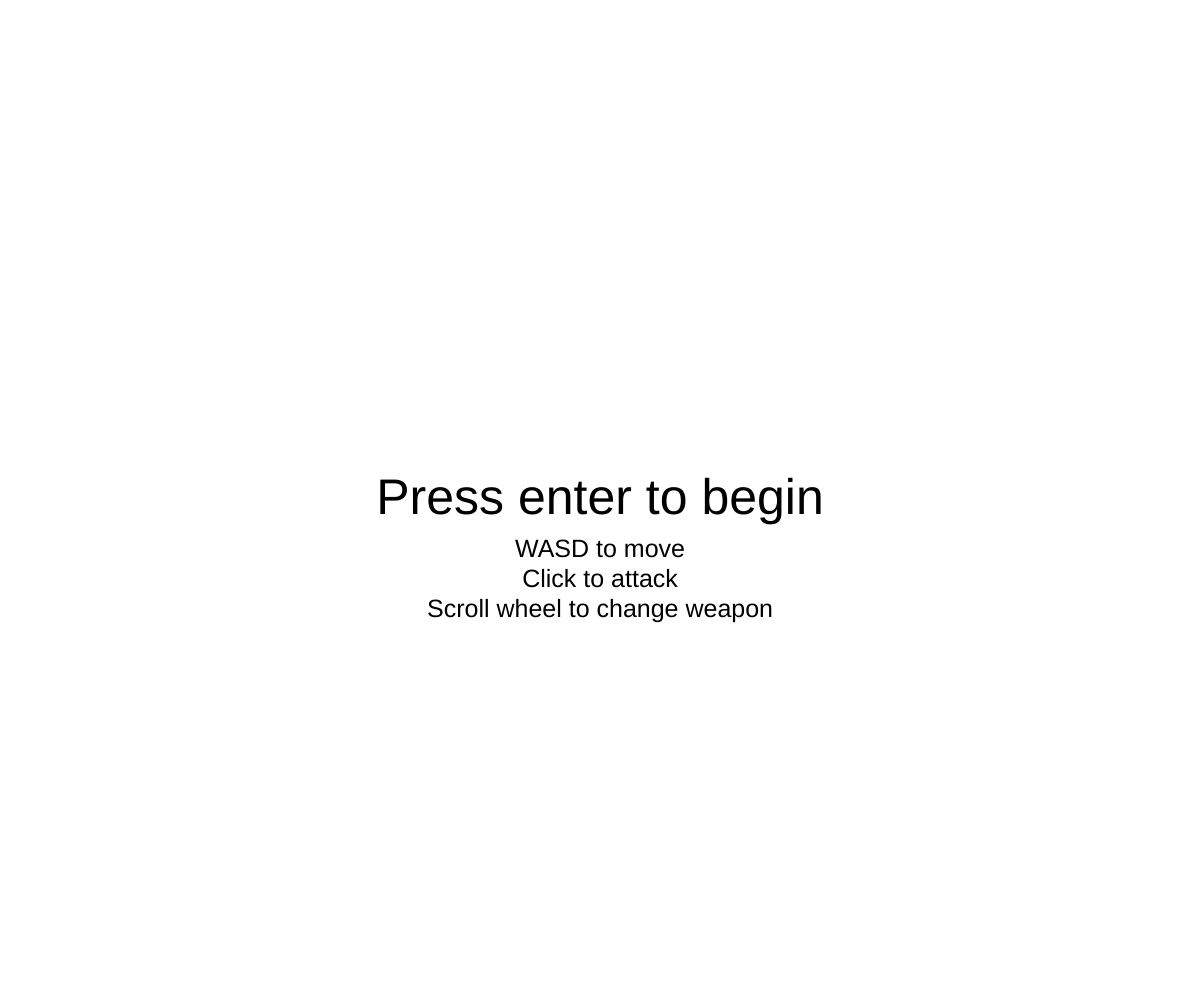
Frame 1 (no input)
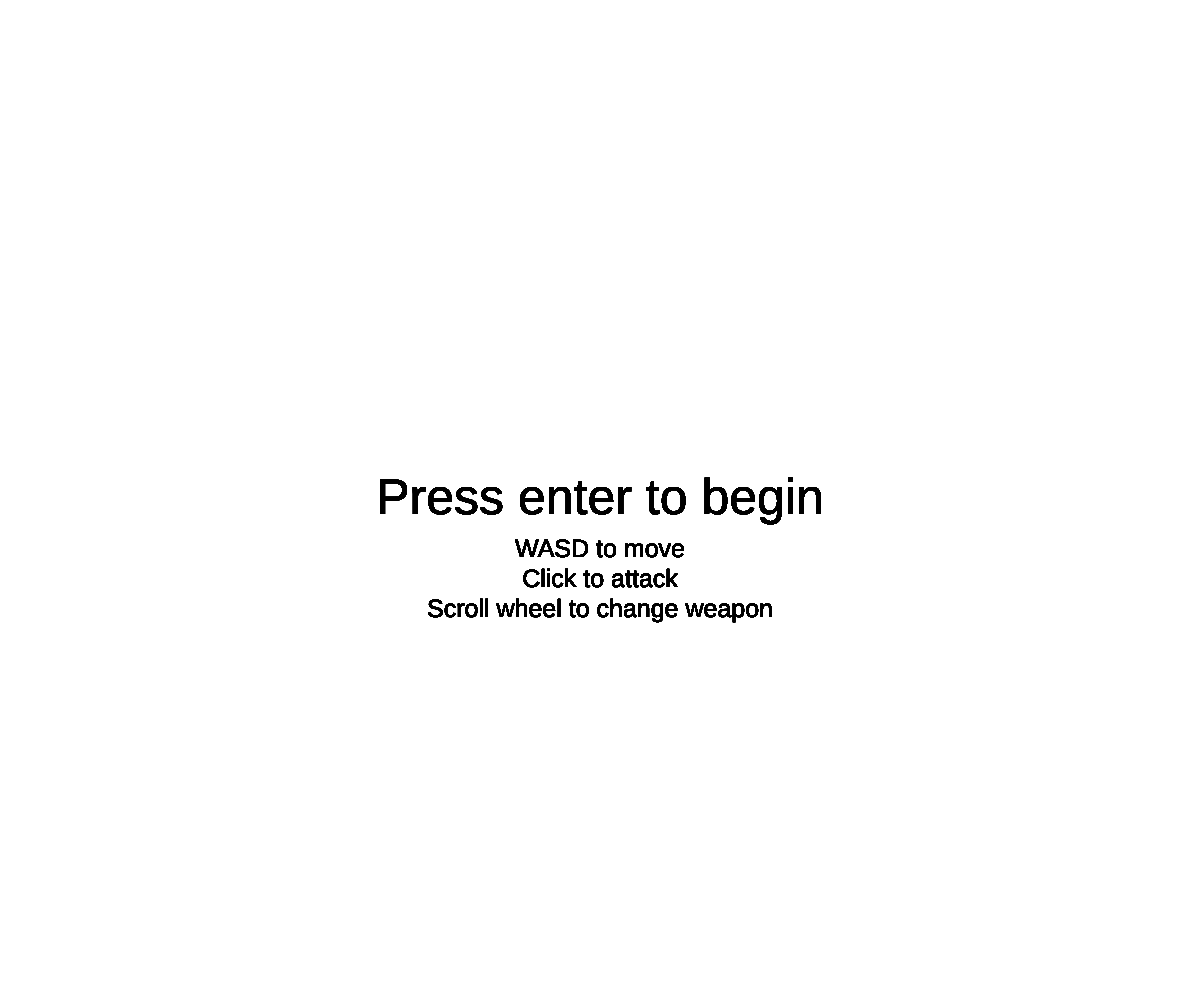
Frame 60 (no input)
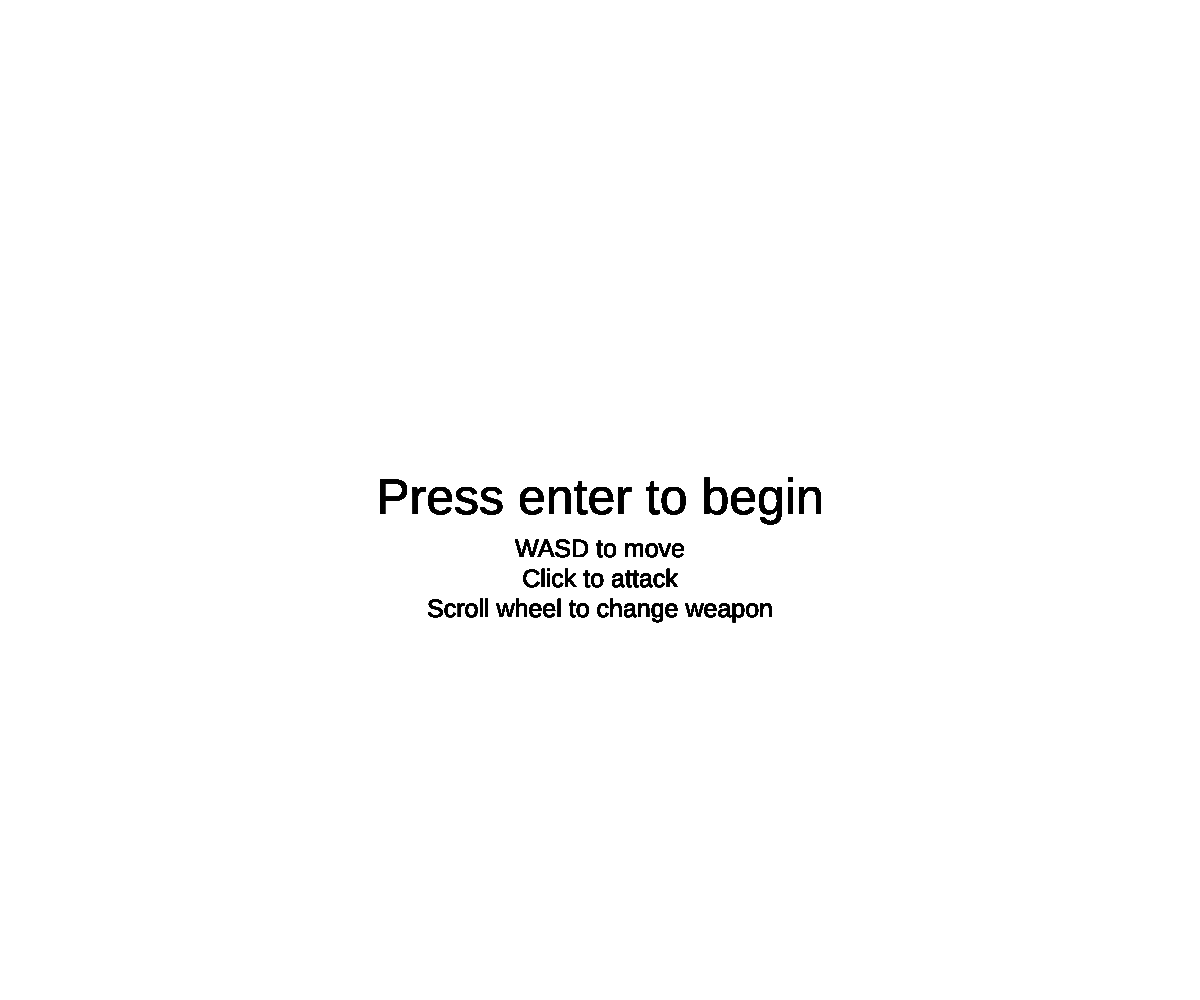
Frame 120 (the mouse pressed at the canvas centre since frame 60)

The p5.js sketch that drew these frames (run headless with seeded random() and noise() and a simulated clock; from frame 60 on, the mouse is pressed at the canvas centre):

// p5.js sketch
// ── sketch.js
// Arrays and Object Notation Assignment
// Liam Thorpe
// Oct. 8, 2024
//
// Extra for Experts:
// - describe what you did to take this project "above and beyond"


function setup() {
  createCanvas(windowWidth, windowHeight);
}

let state = "title"; 
let highscore = 0;
let charX = 50;
let charY = 50;
let charD = 50;
let enemyArray = [];
let enemyState = "";
let roundKillCount = 0;
let enemyNumber = 0;
let enemyS = 50;
let enemyLR;
let enemyUD;
let killCount = -1;
let attackSize = 50;
let speed = 5;
let enemySpeed = 2;
let weaponState = 0;
let direction = "";
let attacking = false;
let lastEnemySpawn = 0;
let lastAttack = 0;
let attackSpeed = 1;
const ATTACK_DUR = 1000;
const WEAPON_1_WAIT = 1000;
const WEAPON_2_WAIT = 2000;
const WEAPON_3_WAIT = 3000;

// Character Movement

function moveChar() {
  if ((keyIsDown(87) || keyIsDown(38))&&charY-charD/2>0) { //w / up arrow
    charY -= speed;   
  }
  if ((keyIsDown(83)||keyIsDown(40))&&charY+charD/2<height) { //s / down arrow
    charY += speed;   
  }
  if ((keyIsDown(65)||keyIsDown(37))&&charX>0) { //a / left arrow
    charX -= speed;   
  }
  if ((keyIsDown(68)||keyIsDown(39))&&charX+charD<width) { //d / right arrow
    charX += speed;   
  }
}

// Spawn enemies in a random corner

function spawnEnemies(){
  enemyLR = random();
  enemyUD = random();
  let enemy = {
    x: 0,
    y: 0,
    isLiving: true,
  };
  if (enemyLR < 0.5){
    enemy.x = 0;
  }
  else{
    enemy.x = width - enemyS; 
  }
  if (enemyUD < 0.5){
    enemy.y = 0;
  }
  else{
    enemy.y = height - enemyS; 
  }
  enemyArray.push(enemy);
}

// Enemy movement

function enemyMovement(){
  for (let enemy of enemyArray){
    if (enemy.x+enemyS/2-charX > 0){
      enemy.x-=enemySpeed;
    }
    else if (enemy.x+enemyS/2-charX<0){
      enemy.x +=enemySpeed;
    }
    if (enemy.y+enemyS/2-charY > 0){
      enemy.y-=enemySpeed;
    }
    else if (enemy.y+enemyS/2-charY < 0){
      enemy.y+=enemySpeed;
    }
  }
}

// Character death detection 

function hitDetec() {
  for (let enemy of enemyArray){
    if (dist(charX,charY,enemy.x+enemyS/2,enemy.y+enemyS/2)<charD/2+enemyS/2){
      state = "title";
    }
  }
}

// change between 3 weapons, the larger, the slower

function changeWeapon(){
  if (weaponState !== 2 && direction === "up"){
    weaponState++;
    direction = "";
  }
  else if(weaponState !== 0 && direction === "down"){
    weaponState--;
    direction = "";
  }
  else if(direction === "up"){
    weaponState = 0;
    direction = "";
  }
  else if(direction === "down"){
    weaponState = 2;
    direction = "";
  }
  if (keyIsDown(49)){
    weaponState = 0;
  }
  else if (keyIsDown(50)){
    weaponState = 1;
  }
  else if (keyIsDown(51)){
    weaponState = 2;
  }
  if (weaponState === 0){
    attackSize = 50;
  }
  else if (weaponState === 1){
    attackSize = 100;
  }
  else if (weaponState === 2){
    attackSize = 150;
  }
}

// Set attack display and calculate last attack

function attack(){
  if (weaponState === 0 && mouseIsPressed && millis() > lastAttack + WEAPON_1_WAIT){
    attackSpeed = 10;
    attacking = true;
    lastAttack = millis();
  }
  else if (weaponState === 1 &&mouseIsPressed && millis() > lastAttack + WEAPON_2_WAIT){
    attackSpeed = 8;
    attacking = true;
    lastAttack = millis();
  }
  else if (weaponState === 2 && mouseIsPressed && millis() > lastAttack + WEAPON_3_WAIT){
    attackSpeed = 5;
    attacking = true;
    lastAttack = millis();
  }
  else if (millis() > lastAttack + ATTACK_DUR/attackSpeed){
    attacking = false;
  }
  enemyHitDetec();
}

// check enemy hit detec with attack hit detec

function enemyHitDetec(){
  if (attacking){
    fill(0);
    circle(mouseX,mouseY,attackSize);
    for (let enemy of enemyArray){
      if (dist(enemy.x+enemyS/2,enemy.y+enemyS/2,mouseX,mouseY)<enemyS/2+attackSize/2){
        enemy.isLiving = false;
        enemyArray.splice(enemyArray.indexOf(enemy),1);
        roundKillCount += 1;
      }
    }
  }
  else{
    fill(255);
    circle(mouseX,mouseY,attackSize);
  }
}

// change weapon depending on mouse up or down

function mouseWheel(event){
  if (event.delta<0){
    direction = "up";
  }
  else if(event.delta>0){
    direction = "down";
  }

}

// enemy display with incorperated round based enemy spawning

function enemyDisp(){
  for (let enemy of enemyArray){
    fill(255);
    enemyMovement();
    square(enemy.x,enemy.y,enemyS); 
  }
  if (enemyArray.length <= roundKillCount+1 && lastEnemySpawn + 2000 < millis()){
    for (let i = roundKillCount; i<roundKillCount+1; i++){
      spawnEnemies();
    }
    lastEnemySpawn = millis();
  }
}

// character display

function charDisp(){
  moveChar();
  fill(255);
  circle(charX,charY,charD);
}

// Title state with main text

function titleState(){
  fill(0);
  textAlign(CENTER,CENTER);
  textSize(50);
  text("Press enter to begin",width/2,height/2);
  textSize(25);
  text("WASD to move",width/2,height/2+50);
  text("Click to attack",width/2,height/2+80);
  text("Scroll wheel to change weapon",width/2,height/2+110);
}

// resets the game state

function reset(){
  charX = width/2;
  charY = height/2;
  enemyArray = [];
  killCount = -1;
  roundKillCount = 0;
  enemySpeed = 2;
}

// calls all necessary functions for gameplay and display

function gameState(){
  state = "game";
  strokeWeight(1);
  background(255);
  attack();
  changeWeapon();
  textSize(25);
  fill(0);
  enemyDisp();
  charDisp();
  hitDetec();

}

// function that is always running in draw

function alwaysRunning(){
  if (killCount !== -1&&killCount>highscore){
    highscore = killCount;
    text("Highscore = ",100,150);
    text(highscore,200,150);
  }
  else if (killCount!==-1){
    text("Highscore = ",100,150);
    text(highscore,200,150);
    text("Kill Count = ",100,100);
    text(killCount,200,100);
  }
}

// draw loop

function draw() {
  if (state === "title"&& !keyIsDown(13)){
    titleState();
    reset();
  }
  else{
    gameState();
  }
  alwaysRunning();
}
